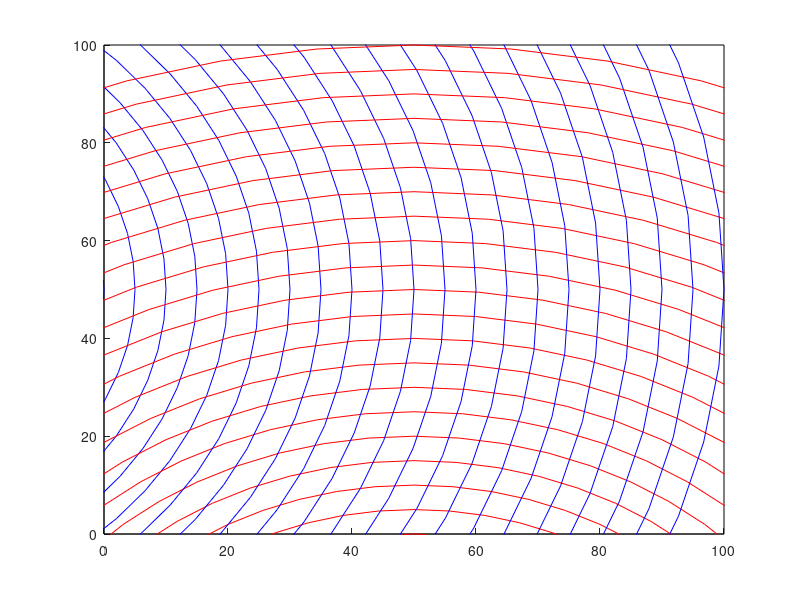

MATLAB code to generate this figure:
clear all; % clear all variables
close all; % close all graphs
clc % clear command window
A = [50 -50]
B = [-50 50]
figure
axis([0 100 0 100]);
rectangle('Position',[0,0,100,100],'EdgeColor','k')
hold on;
plot(A(1),A(2),'red.','MarkerSize',20);
hold on;
plot(B(1),B(2),'blue.','MarkerSize',20);
hold on;
for i = 5:5:150
rectangle('Position',[A(1)-i,A(2)-i,2*i,2*i],'Curvature',[1,1],'EdgeColor','red')
rectangle('Position',[B(1)-i,B(2)-i,2*i,2*i],'Curvature',[1,1],'EdgeColor','blue')

hold on;
end